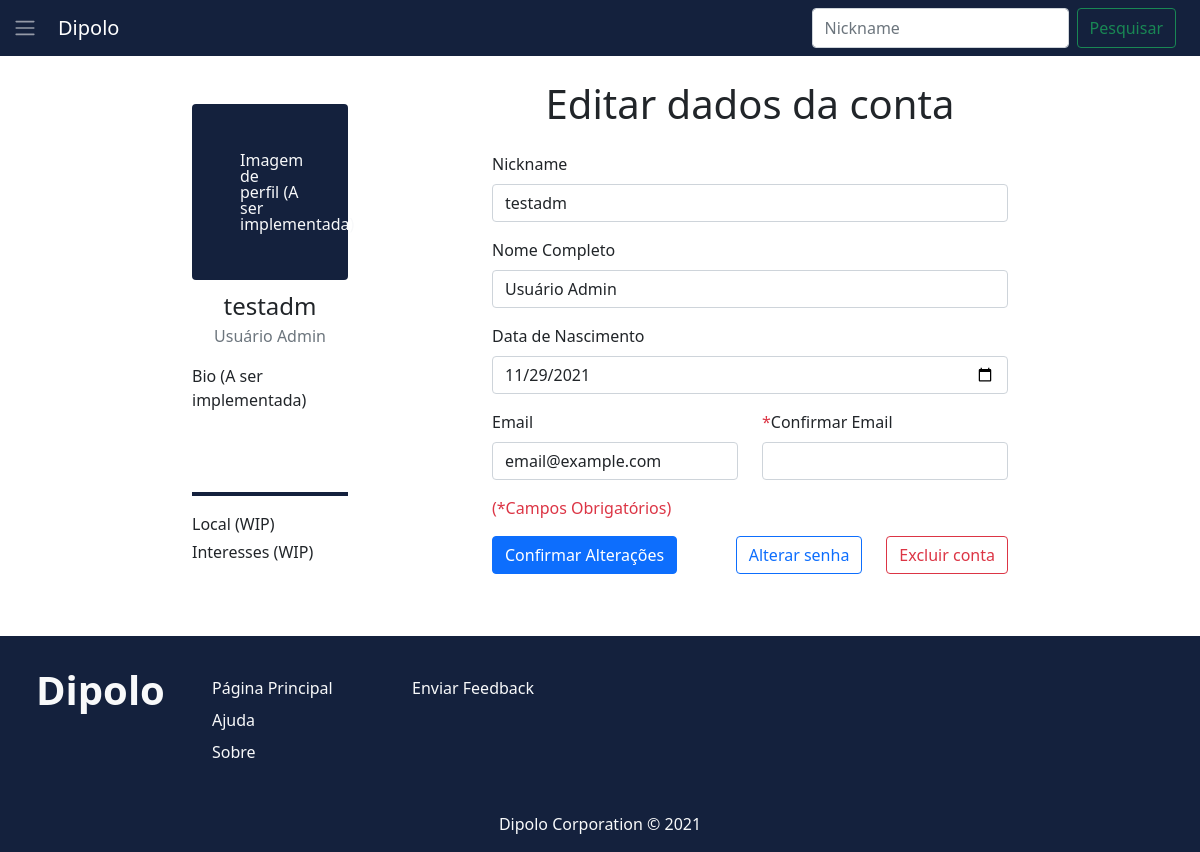
The app's page /alteracao.php (signed in) with its own data.
### tables this page shows
CREATE TABLE `usuarios` (
  `cod_usuario` int(11) NOT NULL,
  `nickname` varchar(10) NOT NULL,
  `nome` varchar(100) NOT NULL,
  `datanasc` date NOT NULL,
  `email` varchar(35) NOT NULL,
  `senha` varchar(255) NOT NULL,
  `adm` tinyint(1) NOT NULL
);

### return_dados.php (called while the page is built)
<?php
function return_dados($dado, $nick)
{
    include "conecta_mysql.php";
    if ($nick == "") {
        $nick = $_SESSION["nickname"];
        $nick = htmlspecialchars($nick);
    }
    $sql = "SELECT * FROM usuarios WHERE nickname LIKE '$nick';";
    $resposta = mysqli_query($mysqli, $sql);
    $usuario = mysqli_fetch_array($resposta);
    if ($dado == "nickname") {
        return $usuario["nickname"];
    } elseif ($dado == "nome") {
        return $usuario["nome"];
    } elseif ($dado == "email") {
        return $usuario["email"];
    } elseif ($dado == "datanasc") {
        return $usuario["datanasc"];
    } elseif ($dado == "adm") {
        return $usuario["adm"];
    } elseif ($dado == "cod_usuario") {
        return $usuario["cod_usuario"];
    }
}
?>

### alteracao.php (the view, shortened to what this page needs)
<?php
include "autentica.php";
include "return_dados.php";
?>
<html>
<head>
    <link href="css/main.css" rel="stylesheet">
    <link href="https://cdn.jsdelivr.net/npm/bootstrap@5.1.3/dist/css/bootstrap.min.css" rel="stylesheet">
</head>
<body class="d-flex flex-column min-vh-100">
    <?php
    include 'navbar.php';
    ?>
    <div class="container-flex p-5 py-4">
        <div class="container-flex pb-2">
            <?php if ($_SESSION["fez_login"]) : ?>
                <div class="row justify-content-evenly px-4">
                    <div class="col-2 py-4">
                        <div class="figure-img img-fluid rounded px-5 py-5 bg-azul text-light">Imagem de perfil (A ser implementada)</div>
                        <p class="text-center fs-4 mb-0">
                            <?php echo return_dados("nickname", ""); ?>
                        </p>
                        <p class="text-center fw-light text-muted"><?php echo return_dados("nome", ""); ?></p>
                        <p class="">Bio (A ser implementada)</p>
                        <div class="pb-5"></div>
                        <div class="pb-1 my-3 bg-azul"></div>
                        <p class="mb-1">Local (WIP)</p>
                        <p>Interesses (WIP)</p>
                    </div>
                    <div class="col-6">
                        <h1 class="text-center mb-4">Editar dados da conta</h1>
                        <form action="recebe_alteracao.php" method="POST">
                            <div class="mb-3">
                                <label for="alteracaoInputNickname" class="form-label">Nickname</label>
                                <input type="text" id="alteracaoInputNickname" class="form-control" name="nickname" size="10" maxlength="10" value="<?php echo return_dados("nickname", ""); ?>" required>
                            </div>
                            <div class="mb-3">
                                <label for="alteracaoInputNome" class="form-label">Nome Completo</label>
                                <input type="text" class="form-control" id="alteracaoInputNome" name="nome" size="30" maxlength="100" value="<?php echo return_dados("nome", ""); ?>" required>
                            </div>
                            <div class="mb-3">
                                <label for="alteracaoInputDataNasc" class="form-label">Data de Nascimento</label>
                                <input type="date" id="alteracaoInputDataNasc" class="form-control" name="datanasc" value="<?php echo return_dados("datanasc", ""); ?>" required>
                            </div>
                            <div class="row mb-3">
                                <div class="col">
                                    <label for="alteracaoInputEmail" class="form-label">Email</label>
                                    <input type="text" id="alteracaoInputEmail" class="form-control" name="email" size="30" maxlength="35" value="<?php echo return_dados("email", ""); ?>" required>
                                </div>
                                <div class="col">
                                    <label for="alteracaoInputConfEmail" class="form-label">
                                        <span class="text-danger">*</span>Confirmar Email
                                    </label>
                                    <input type="text" id="alteracaoInputConfEmail" class="form-control" name="confemail" size="30" maxlength="35" required>
                                </div>
                            </div>
                            <div class="text-danger mb-3">(*Campos Obrigatórios)</div>
                            <div class="row justify-content-between">
                                <div class="col-auto me-auto">
                                    <button type="submit" class="btn btn-primary">Confirmar Alterações</button>
                                </div>
                                <div class="col-auto">
                                    <a class="btn btn-outline-primary" href="altera_senha.php?cod_usuario=<?php echo return_dados("cod_usuario", ""); ?>">
                                        Alterar senha
                                    </a>
                                </div>
                                <div class="col-auto">
                                    <button type="button" class="btn btn-outline-danger" data-bs-toggle="modal" data-bs-target="#excluirModalConta">
                                        Excluir conta
                                    </button>
                                </div>
                            </div>
                        </form>
                    </div>
                </div>
            <?php
            else : header("Location: login_cadastro.php");
            endif;
            ?>
        </div>
    </div>
    <body>
</html>

### css/main.css (style rules this page uses)
.bg-azul { background-color: #14213d !important; }

### records on screen
usuarios: nickname "testadm", nome "Usuário Admin", datanasc "11/29/2021", email "email@example.com"
